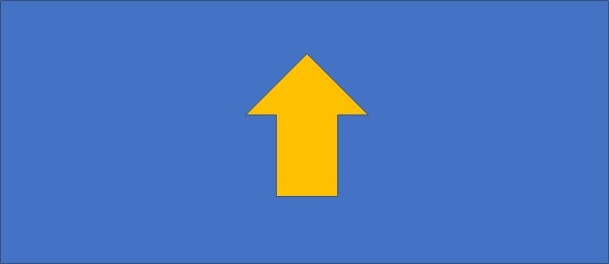
#> input picture resources/img/Modelo.jpg, 609 x 264 px
$ python CompararImagens.py
#> lines starting #> are read from the running program, lines starting #| are printed output that depends on the picture; after the words box and inside, x2 and y2 are one past the last pixel; in counts of white or black regions, pixels touching at a corner belong together
### comparar_imagens/utils/process.py
import cv2
import numpy as np
import pytesseract

pytesseract.pytesseract.tesseract_cmd = r'C:\Program Files\Tesseract-OCR\tesseract'


# get grayscale image
def get_grayscale(image):
    return cv2.cvtColor(image, cv2.COLOR_BGR2GRAY)


# noise removal
def remove_noise(image):
    return cv2.medianBlur(image, 5)


# thresholding
def thresholding(image):
    return cv2.threshold(image, 127, 255, cv2.THRESH_BINARY)[1]


# dilation
def dilate(image):
    kernel = np.ones((5, 5), np.uint8)
    return cv2.dilate(image, kernel, iterations=1)


# erosion
def erode(image):
    kernel = np.ones((5, 5), np.uint8)
    return cv2.erode(image, kernel, iterations=1)


# opening - erosion followed by dilation
def opening(image):
    kernel = np.ones((5, 5), np.uint8)
    return cv2.morphologyEx(image, cv2.MORPH_OPEN, kernel)


# canny edge detection
def canny(image):
    return cv2.Canny(image, 100, 200)

### comparar_imagens/CompararImagens.py
import cv2
from utils import process
import copy
import time

original = cv2.imread("../resources/img/Modelo.jpg")
#> original is the input picture: shape (264, 609, 3); mean B, G, R 185.6, 118.6, 77.7
duplicate = cv2.imread("../resources/img/Recorte.jpg")
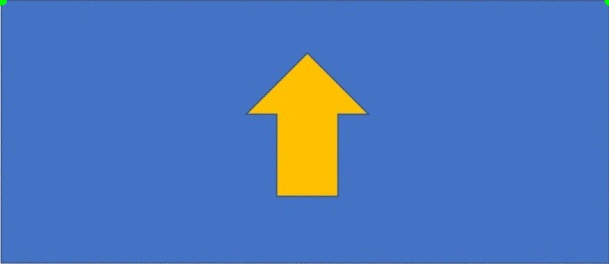
#> input picture resources/img/Recorte.jpg, 609 x 264 px
#> duplicate is the input picture: shape (264, 609, 3); mean B, G, R 185.7, 118.9, 78

def compare(difference, original, duplicate, tolerance=None):
#> called with tolerance = 30
    b, g, r = cv2.split(difference)
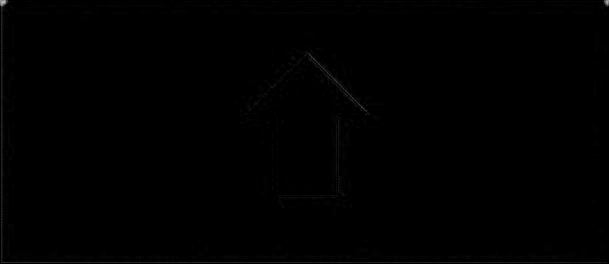
#> b: shape (264, 609); min 0, max 185, mean 0.6
    t = 0

    if tolerance is not None:
        t = tolerance

    for y in range(0, original.shape[0], 1):
        for x in range(0, original.shape[1], 1):
            if b[y, x] > t or g[y, x] > t or r[y, x] > t:
                duplicate[y, x] = (0, 0, 255)

    if cv2.countNonZero(b) == 0 and cv2.countNonZero(g) == 0 and cv2.countNonZero(r) == 0:
        print("The images are completely Equal")

    if cv2.countNonZero(b) != 0 or cv2.countNonZero(g) != 0 or cv2.countNonZero(r) != 0:
        print("The images are not completely Equal")
    cv2.imshow("Original " + str(time.time()), original)
    cv2.imshow("Duplicate " + str(time.time()), duplicate)

# 1) Check if 2 images are equals
if original.shape == duplicate.shape:
    print("The images have same size and channels")

# com as imagens sem tratamento, faz a comparação
compare(cv2.subtract(original, duplicate), copy.deepcopy(original), copy.deepcopy(duplicate), 30)

# com as imagens preta e brancas faz a comparação
original_black = process.thresholding(cv2.cvtColor(original, cv2.COLOR_BGR2GRAY))
#> in thresholding, `return cv2.threshold(image, 127, 255, cv2.THRESH_BINARY)[1]`:
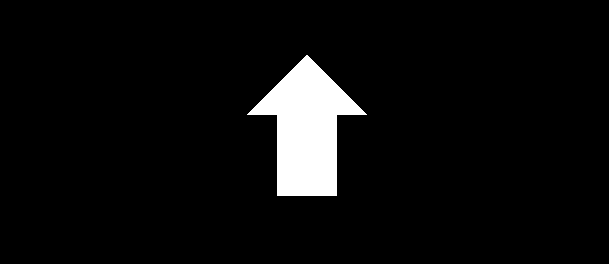
#> returned value: shape (264, 609); 5.3% white; 1 white region, box (x1, y1, x2, y2) and area: (247, 55, 367, 196) 8520
duplicate_black = process.thresholding(cv2.cvtColor(duplicate, cv2.COLOR_BGR2GRAY))
#> in thresholding (call 2), `return cv2.threshold(image, 127, 255, cv2.THRESH_BINARY)[1]`:
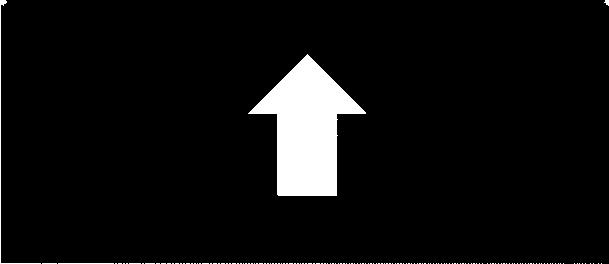
#> returned value: shape (264, 609); 5.7% white; 157 white regions (153 under 20 px), largest, box (x1, y1, x2, y2) and area: (248, 54, 366, 196) 8520, (0, 0, 41, 264) 330, (58, 263, 114, 264) 56, (604, 0, 609, 6) 20
difference_black = cv2.subtract(original_black, duplicate_black)
#> difference_black: shape (264, 609); 0.04% white in thin lines or dots, all inside (x1, y1, x2, y2) = (247, 114, 367, 196)
compare(cv2.cvtColor(difference_black, cv2.COLOR_GRAY2BGR), original_black, cv2.cvtColor(duplicate_black, cv2.COLOR_GRAY2BGR))

# com as imagens cinzas faz a comparação
original_gray = process.erode(cv2.cvtColor(original, cv2.COLOR_BGR2GRAY))
#> in erode, `return cv2.erode(image, kernel, iterations=1)`:
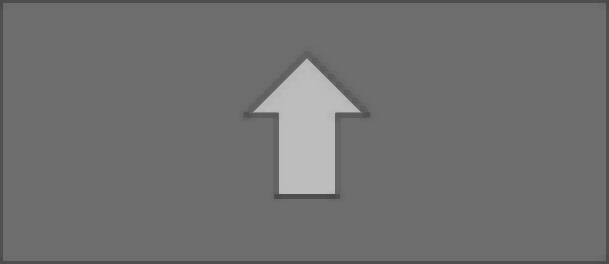
#> returned value: shape (264, 609); min 73, max 189, mean 112.2
duplicate_gray = process.erode(cv2.cvtColor(duplicate, cv2.COLOR_BGR2GRAY))
difference_gray = cv2.subtract(cv2.cvtColor(original_gray, cv2.COLOR_GRAY2BGR), cv2.cvtColor(duplicate_gray, cv2.COLOR_GRAY2BGR))
compare(difference_gray, original_gray, cv2.cvtColor(duplicate_gray, cv2.COLOR_GRAY2BGR), 15)

# original_gray=process.erode(cv2.cvtColor(original, cv2.COLOR_BGR2GRAY))

# cv2.imshow("Preta e branca", original_black)
# cv2.imshow("Tons de cinza", original_gray)
cv2.waitKey(0)
cv2.destroyAllWindows()
